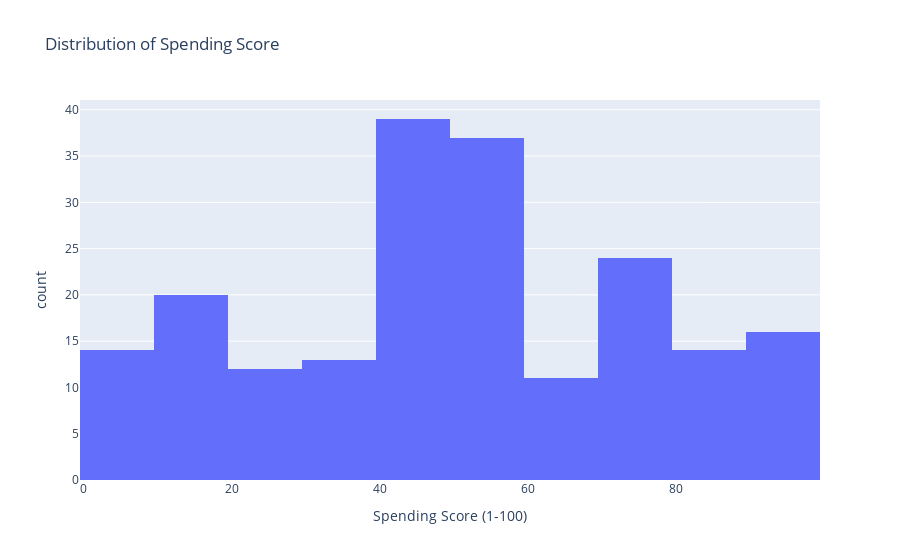

Write notebook code for a chart like this one.
### Markdown cell above
# Spending Score Distribution

### Code cell
fig = px.histogram(df, x='Spending Score (1-100)', nbins=10, title='Distribution of Spending Score')
fig.show()

### Figure 1 — Plotly figure (JSON) as saved in the notebook; plotly's stock layout.template omitted (floating-point values rounded to 4 significant figures; data arrays with more than 128 entries replaced by an {"elided": "..."} marker saying what was removed)
{"data": [{"alignmentgroup": "True", "bingroup": "x", "hovertemplate": "Spending Score (1-100)=%{x}<br>count=%{y}<extra></extra>", "legendgroup": "", "marker": {"color": "#636efa", "pattern": {"shape": ""}}, "name": "", "nbinsx": 10, "offsetgroup": "", "orientation": "v", "showlegend": false, "type": "histogram", "x": {"elided": "200 int values"}, "xaxis": "x", "yaxis": "y"}], "layout": {"autosize": true, "barmode": "relative", "legend": {"tracegroupgap": 0}, "title": {"text": "Distribution of Spending Score"}, "xaxis": {"anchor": "y", "autorange": true, "domain": [0, 1], "range": [-0.5, 99.5], "title": {"text": "Spending Score (1-100)"}, "type": "linear"}, "yaxis": {"anchor": "x", "autorange": true, "domain": [0, 1], "range": [0, 41.05], "title": {"text": "count"}}}}
